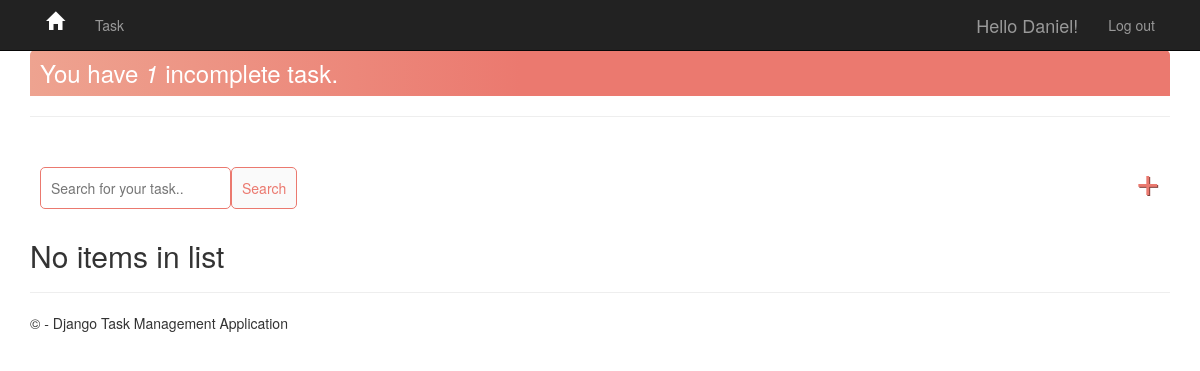
Page /task/ (signed in) on the earlier database version.
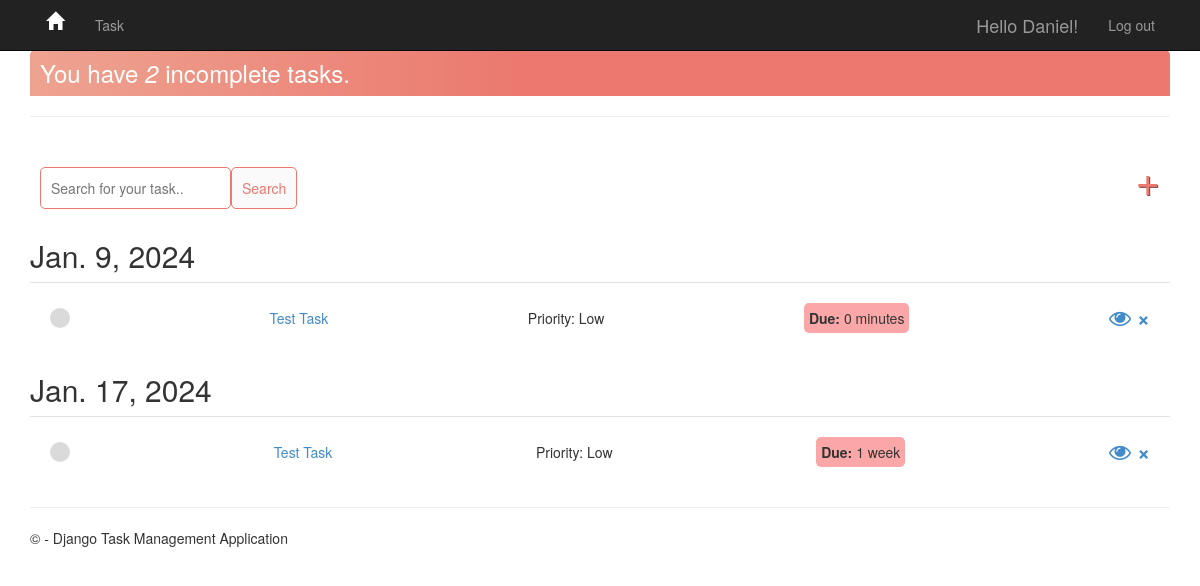
Same page on the later database version.
### app/models.py (models this page shows)
class Task(models.Model):
    PRIORITY_CHOICES = [
        ('L', 'Low'),
        ('M', 'Medium'),
        ('H', 'High'),
        ('F', 'Fast Lane'),
    ]
    due_date = models.DateField(
        auto_now_add=False, auto_now=False, blank=True, null=True)
    user = models.ForeignKey(
        User, on_delete=models.CASCADE, null=True, blank=True)
    title = models.CharField(max_length=200)
    description = models.TextField(null=True, blank=True)
    complete = models.BooleanField(default=False)
    create = models.DateTimeField(auto_now_add=True)
    update = models.DateTimeField(auto_now=True)
    priority = models.CharField(
        max_length=1,
        choices=PRIORITY_CHOICES,
        default='L',
    )
    def __str__(self):
        return self.title
    class Meta:
        ordering = ['complete']

### app/views.py (the view)
# urls.py: path('task/', views.TaskList.as_view(), name='tasks'),
class TaskList(LoginRequiredMixin, ListView):
    model = Task
    context_object_name = 'tasks'
    def get_context_data(self, **kwargs):
        context = super().get_context_data(**kwargs)
        context['tasks'] = context['tasks'].filter(user=self.request.user)
        search_input = self.request.GET.get('search-area') or ''
        if search_input:
            context['tasks'] = context['tasks'].filter(
                title__startswith=search_input)
        context['search_input'] = search_input
        context['count'] = context['tasks'].filter(complete=False).count()
        dates = context['tasks'].dates('due_date', 'day')
        tasks_by_date = {date: context['tasks'].filter(
            due_date=date).order_by('-priority') for date in dates}
        context['tasks_by_date'] = tasks_by_date
        return context
    def get_queryset(self):
        return Task.objects.filter(user=self.request.user).order_by('-due_date', '-priority')

### app/templates/app/task_list.html (shortened to what this page needs)
{% extends 'app/layout.html' %}
{% block content %}
<div class="header-bar">
    <div>
        <h3 style="margin:0">You have <i>{{ count }}</i> incomplete task{{ count|pluralize:"s" }}.</h3>
    </div>
</div>
<hr>
<div id="search-add-wrapper">
    <form method="GET" style="margin-top: 20px; display: flex;">
        <input type="text" name='search-area' value="{{ search_input }}" placeholder="Search for your task.." />
        <input class="button" type="submit" value='Search' />
    </form>
    <a id="add-link" href="{% url 'task-create' %}">&#x2b;</a>
</div>
<div class="task-items-wrapper">
    {% for date, tasks in tasks_by_date.items %}
    <h2>{{ date }}</h2>
    {% for task in tasks %}
    <div class="task-wrapper">
        {% if task.complete %}
        <div class="task-complete-icon"></div>
        <i><s><a href="{% url 'task-update' task.id %}" style="float:left;">{{ task }}</a></s></i>
        <div class="delete-link">
            <a class="fa fa-eye" href="{% url 'task' task.id %}" style="text-decoration: none"></a>
            <a href="{% url 'task-delete' task.id %}" style="text-decoration: none">&#215;</a>
        </div>
        {% else %}
        <div class="task-incomplete-icon"></div>
        <a href="{% url 'task-update' task.id %}">{{ task }}</a>
        <span class="task-priority">Priority: {{ task.get_priority_display }}</span>
        <span class="timer"><b>Due: </b>{{ task.due_date|timeuntil }}</span>
        <div class="delete-link">
            <a class="fa fa-eye" href="{% url 'task' task.id %}" style="text-decoration: none"></a>
            <a href="{% url 'task-delete' task.id %}" style="text-decoration: none">&#215;</a>
        </div>
        {% endif %}
    </div>
    {% endfor %}
    {% empty %}
    <h2>No items in list</h2>
    {% endfor %}
</div>
{% endblock content %}

Differences in the rows shown:
added Task: title "Test Task", priority "Low", due_date "0 minutes", shown under "Jan. 9, 2024"
added Task: title "Test Task", priority "Low", due_date "1 week", shown under "Jan. 17, 2024"
Other differences:
{{ count }}: "1" → "2"
new list line: "Jan. 9, 2024"
new list line: "Jan. 17, 2024"
text no longer shown: "No items in list"
